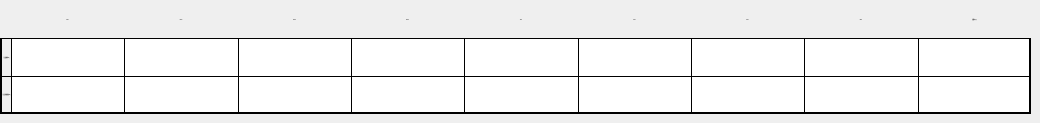
   <widget class="QWidget" name="page_branch_table">
    <widget class="QWidget" name="widget" native="true">
     <property name="geometry">
      <rect>
       <x>0</x>
       <y>0</y>
       <width>1031</width>
       <height>114</height>
      </rect>
     </property>
     <layout class="QGridLayout" name="gridLayout">
      <property name="leftMargin">
       <number>0</number>
      </property>
      <property name="topMargin">
       <number>0</number>
      </property>
      <property name="rightMargin">
       <number>0</number>
      </property>
      <property name="bottomMargin">
       <number>0</number>
      </property>
      <property name="spacing">
       <number>0</number>
      </property>
      <item row="0" column="0">
       <widget class="QLabel" name="label">
        <property name="styleSheet">
         <string notr="true">border-left:2px solid black;</string>
        </property>
        <property name="text">
         <string/>
        </property>
       </widget>
      </item>
      <item row="0" column="1">
       <widget class="QLabel" name="label_2">
        <property name="font">
         <font>
          <family>黑体</family>
          <pointsize>-1</pointsize>
         </font>
        </property>
        <property name="styleSheet">
         <string notr="true">border-left:1px solid black;
</string>
        </property>
        <property name="text">
         <string>63Hz</string>
        </property>
        <property name="alignment">
         <set>Qt::AlignCenter</set>
        </property>
       </widget>
      </item>
      <item row="0" column="2">
       <widget class="QLabel" name="label_3">
        <property name="font">
         <font>
          <family>黑体</family>
          <pointsize>-1</pointsize>
         </font>
        </property>
        <property name="styleSheet">
         <string notr="true">border-left:1px solid black;</string>
        </property>
        <property name="text">
         <string>125Hz</string>
        </property>
        <property name="alignment">
         <set>Qt::AlignCenter</set>
        </property>
       </widget>
      </item>
      <item row="0" column="3">
       <widget class="QLabel" name="label_4">
        <property name="font">
         <font>
          <family>黑体</family>
          <pointsize>-1</pointsize>
         </font>
        </property>
        <property name="styleSheet">
         <string notr="true">border-left:1px solid black;</string>
        </property>
        <property name="text">
         <string>250Hz</string>
        </property>
        <property name="alignment">
         <set>Qt::AlignCenter</set>
        </property>
       </widget>
      </item>
      <item row="0" column="4">
       <widget class="QLabel" name="label_5">
        <property name="font">
         <font>
          <family>黑体</family>
          <pointsize>-1</pointsize>
         </font>
        </property>
        <property name="styleSheet">
         <string notr="true">border-left:1px solid black;</string>
        </property>
        <property name="text">
         <string>500Hz</string>
        </property>
        <property name="alignment">
         <set>Qt::AlignCenter</set>
        </property>
       </widget>
      </item>
      <item row="0" column="5">
       <widget class="QLabel" name="label_6">
        <property name="font">
         <font>
          <family>黑体</family>
          <pointsize>-1</pointsize>
         </font>
        </property>
        <property name="styleSheet">
         <string notr="true">border-left:1px solid black;</string>
        </property>
        <property name="text">
         <string>1kHz</string>
        </property>
        <property name="alignment">
         <set>Qt::AlignCenter</set>
        </property>
       </widget>
      </item>
      <item row="0" column="6">
       <widget class="QLabel" name="label_7">
        <property name="font">
         <font>
          <family>黑体</family>
          <pointsize>-1</pointsize>
         </font>
        </property>
        <property name="styleSheet">
         <string notr="true">border-left:1px solid black;</string>
        </property>
        <property name="text">
         <string>2kHz</string>
        </property>
        <property name="alignment">
         <set>Qt::AlignCenter</set>
        </property>
       </widget>
      </item>
      <item row="0" column="7">
       <widget class="QLabel" name="label_8">
        <property name="font">
         <font>
          <family>黑体</family>
          <pointsize>-1</pointsize>
         </font>
        </property>
        <property name="styleSheet">
         <string notr="true">border-left:1px solid black;</string>
        </property>
        <property name="text">
         <string>4kHz</string>
        </property>
        <property name="alignment">
         <set>Qt::AlignCenter</set>
        </property>
       </widget>
      </item>
      <item row="0" column="8">
       <widget class="QLabel" name="label_12">
        <property name="font">
         <font>
          <family>黑体</family>
          <pointsize>-1</pointsize>
         </font>
        </property>
        <property name="styleSheet">
         <string notr="true">border-left:1px solid black;</string>
        </property>
        <property name="text">
         <string>8kHz</string>
        </property>
        <property name="alignment">
         <set>Qt::AlignCenter</set>
        </property>
       </widget>
      </item>
      <item row="0" column="9">
       <widget class="QLabel" name="label_13">
        <property name="font">
         <font>
          <family>黑体</family>
          <pointsize>-1</pointsize>
         </font>
        </property>
        <property name="styleSheet">
         <string notr="true">border-left:1px solid black;
border-right:2px solid black;</string>
        </property>
        <property name="text">
         <string>总值dB(A)</string>
        </property>
        <property name="alignment">
         <set>Qt::AlignCenter</set>
        </property>
       </widget>
      </item>
      <item row="2" column="0">
       <widget class="QLabel" name="label_14">
        <property name="font">
         <font>
          <family>黑体</family>
          <pointsize>-1</pointsize>
         </font>
        </property>
        <property name="styleSheet">
         <string notr="true">border:1px solid black;
border-left:2px solid black;
border-bottom:2px solid black;
border-right:none;
</string>
        </property>
        <property name="text">
         <string> 分支后噪音量(dB) </string>
        </property>
        <property name="alignment">
         <set>Qt::AlignCenter</set>
        </property>
       </widget>
      </item>
      <item row="2" column="1">
       <widget class="QLineEdit" name="lineEdit_branch_after_63">
        <property name="sizePolicy">
         <sizepolicy hsizetype="Expanding" vsizetype="Preferred">
          <horstretch>0</horstretch>
          <verstretch>0</verstretch>
         </sizepolicy>
        </property>
        <property name="styleSheet">
         <string notr="true">border:1px solid black;
border-right:none;
border-bottom:2px solid black;</string>
        </property>
       </widget>
      </item>
      <item row="2" column="2">
       <widget class="QLineEdit" name="lineEdit_branch_after_125">
        <property name="sizePolicy">
         <sizepolicy hsizetype="Expanding" vsizetype="Preferred">
          <horstretch>0</horstretch>
          <verstretch>0</verstretch>
         </sizepolicy>
        </property>
        <property name="styleSheet">
         <string notr="true">border:1px solid black;
border-right:none;
border-bottom:2px solid black;</string>
        </property>
       </widget>
      </item>
      <item row="2" column="3">
       <widget class="QLineEdit" name="lineEdit_branch_after_250">
        <property name="sizePolicy">
         <sizepolicy hsizetype="Expanding" vsizetype="Preferred">
          <horstretch>0</horstretch>
          <verstretch>0</verstretch>
         </sizepolicy>
        </property>
        <property name="styleSheet">
         <string notr="true">border:1px solid black;
border-right:none;
border-bottom:2px solid black;</string>
        </property>
       </widget>
      </item>
      <item row="2" column="4">
       <widget class="QLineEdit" name="lineEdit_branch_after_500">
        <property name="sizePolicy">
         <sizepolicy hsizetype="Expanding" vsizetype="Preferred">
          <horstretch>0</horstretch>
          <verstretch>0</verstretch>
         </sizepolicy>
        </property>
        <property name="styleSheet">
         <string notr="true">border:1px solid black;
border-right:none;
border-bottom:2px solid black;</string>
        </property>
       </widget>
      </item>
      <item row="2" column="5">
       <widget class="QLineEdit" name="lineEdit_branch_after_1k">
        <property name="sizePolicy">
         <sizepolicy hsizetype="Expanding" vsizetype="Preferred">
          <horstretch>0</horstretch>
          <verstretch>0</verstretch>
         </sizepolicy>
        </property>
        <property name="styleSheet">
         <string notr="true">border:1px solid black;
border-right:none;
border-bottom:2px solid black;</string>
        </property>
       </widget>
      </item>
      <item row="2" column="6">
       <widget class="QLineEdit" name="lineEdit_branch_after_2k">
        <property name="sizePolicy">
         <sizepolicy hsizetype="Expanding" vsizetype="Preferred">
          <horstretch>0</horstretch>
          <verstretch>0</verstretch>
         </sizepolicy>
        </property>
        <property name="styleSheet">
         <string notr="true">border:1px solid black;
border-right:none;
border-bottom:2px solid black;</string>
        </property>
       </widget>
      </item>
      <item row="2" column="7">
       <widget class="QLineEdit" name="lineEdit_branch_after_4k">
        <property name="sizePolicy">
         <sizepolicy hsizetype="Expanding" vsizetype="Preferred">
          <horstretch>0</horstretch>
          <verstretch>0</verstretch>
         </sizepolicy>
        </property>
        <property name="styleSheet">
         <string notr="true">border:1px solid black;
border-right:none;
border-bottom:2px solid black;</string>
        </property>
       </widget>
      </item>
      <item row="2" column="8">
       <widget class="QLineEdit" name="lineEdit_branch_after_8k">
        <property name="sizePolicy">
         <sizepolicy hsizetype="Expanding" vsizetype="Preferred">
          <horstretch>0</horstretch>
          <verstretch>0</verstretch>
         </sizepolicy>
        </property>
        <property name="styleSheet">
         <string notr="true">border:1px solid black;
border-right:none;
border-bottom:2px solid black;</string>
        </property>
       </widget>
      </item>
      <item row="2" column="9">
       <widget class="QLineEdit" name="lineEdit_branch_after_total">
        <property name="sizePolicy">
         <sizepolicy hsizetype="Expanding" vsizetype="Preferred">
          <horstretch>0</horstretch>
          <verstretch>0</verstretch>
         </sizepolicy>
        </property>
        <property name="styleSheet">
         <string notr="true">border:1px solid black;
border-bottom:2px solid black;
border-right:2px solid black;</string>
        </property>
       </widget>
      </item>
      <item row="1" column="7">
       <widget class="QLineEdit" name="lineEdit_branch_noi_4k">
        <property name="sizePolicy">
         <sizepolicy hsizetype="Expanding" vsizetype="Preferred">
          <horstretch>0</horstretch>
          <verstretch>0</verstretch>
         </sizepolicy>
        </property>
        <property name="styleSheet">
         <string notr="true">border:1px solid black;
border-right:none;
border-bottom:none;</string>
        </property>
       </widget>
      </item>
      <item row="1" column="6">
       <widget class="QLineEdit" name="lineEdit_branch_noi_2k">
        <property name="sizePolicy">
         <sizepolicy hsizetype="Expanding" vsizetype="Preferred">
          <horstretch>0</horstretch>
          <verstretch>0</verstretch>
         </sizepolicy>
        </property>
        <property name="styleSheet">
         <string notr="true">border:1px solid black;
border-right:none;
border-bottom:none;</string>
        </property>
       </widget>
      </item>
      <item row="1" column="5">
       <widget class="QLineEdit" name="lineEdit_branch_noi_1k">
        <property name="sizePolicy">
         <sizepolicy hsizetype="Expanding" vsizetype="Preferred">
          <horstretch>0</horstretch>
          <verstretch>0</verstretch>
         </sizepolicy>
        </property>
        <property name="styleSheet">
         <string notr="true">border:1px solid black;
border-right:none;
border-bottom:none;</string>
        </property>
       </widget>
      </item>
      <item row="1" column="4">
       <widget class="QLineEdit" name="lineEdit_branch_noi_500">
        <property name="sizePolicy">
         <sizepolicy hsizetype="Expanding" vsizetype="Preferred">
          <horstretch>0</horstretch>
          <verstretch>0</verstretch>
         </sizepolicy>
        </property>
        <property name="styleSheet">
         <string notr="true">border:1px solid black;
border-right:none;
border-bottom:none;</string>
        </property>
       </widget>
      </item>
      <item row="1" column="8">
       <widget class="QLineEdit" name="lineEdit_branch_noi_8k">
        <property name="sizePolicy">
         <sizepolicy hsizetype="Expanding" vsizetype="Preferred">
          <horstretch>0</horstretch>
          <verstretch>0</verstretch>
         </sizepolicy>
        </property>
        <property name="styleSheet">
         <string notr="true">border:1px solid black;
border-right:none;
border-bottom:none;</string>
        </property>
       </widget>
      </item>
      <item row="1" column="9">
       <widget class="QLineEdit" name="lineEdit_branch_noi_total">
        <property name="sizePolicy">
         <sizepolicy hsizetype="Expanding" vsizetype="Preferred">
          <horstretch>0</horstretch>
          <verstretch>0</verstretch>
         </sizepolicy>
        </property>
        <property name="styleSheet">
         <string notr="true">border:1px solid black;
border-right:none;
border-bottom:none;
border-right:2px solid black;</string>
        </property>
       </widget>
      </item>
      <item row="1" column="3">
       <widget class="QLineEdit" name="lineEdit_branch_noi_250">
        <property name="sizePolicy">
         <sizepolicy hsizetype="Expanding" vsizetype="Preferred">
          <horstretch>0</horstretch>
          <verstretch>0</verstretch>
         </sizepolicy>
        </property>
        <property name="styleSheet">
         <string notr="true">border:1px solid black;
border-right:none;
border-bottom:none;</string>
        </property>
       </widget>
      </item>
      <item row="1" column="2">
       <widget class="QLineEdit" name="lineEdit_branch_noi_125">
        <property name="sizePolicy">
         <sizepolicy hsizetype="Expanding" vsizetype="Preferred">
          <horstretch>0</horstretch>
          <verstretch>0</verstretch>
         </sizepolicy>
        </property>
        <property name="styleSheet">
         <string notr="true">border:1px solid black;
border-right:none;
border-bottom:none;</string>
        </property>
       </widget>
      </item>
      <item row="1" column="1">
       <widget class="QLineEdit" name="lineEdit_branch_noi_63">
        <property name="sizePolicy">
         <sizepolicy hsizetype="Expanding" vsizetype="Preferred">
          <horstretch>0</horstretch>
          <verstretch>0</verstretch>
         </sizepolicy>
        </property>
        <property name="styleSheet">
         <string notr="true">border:1px solid black;
border-right:none;
border-bottom:none;</string>
        </property>
       </widget>
      </item>
      <item row="1" column="0">
       <widget class="QLabel" name="label_21">
        <property name="font">
         <font>
          <family>黑体</family>
          <pointsize>-1</pointsize>
         </font>
        </property>
        <property name="styleSheet">
         <string notr="true">border:1px solid black;
border-left:2px solid black;
border-right:none;
border-bottom:none;
</string>
        </property>
        <property name="text">
         <string>分支衰减(dB)</string>
        </property>
        <property name="alignment">
         <set>Qt::AlignCenter</set>
        </property>
       </widget>
      </item>
     </layout>
    </widget>
   </widget>
